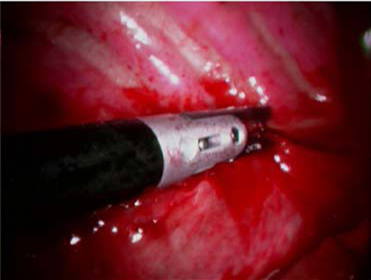
%> input picture Detection_and_correction_of_specular_reflections_Charles_Auguste_2007/imgs/1.bmp, 371 x 280 px
$ octave --eval "result = SpecularDetectionCharlesAuguste2007(imread('imgs/1.bmp'));"   (GNU Octave 9; MATLAB toolbox functions it lacks are replaced by stand-ins)
%> lines starting %> are read from the running program, lines starting %| are printed output that depends on the picture
function [specular_mask] = SpecularDetectionCharlesAuguste2007(img)

% Step 1: reflection enhancemnt
enhanced = reflection_enhance(im2double(img));
%> in reflection_enhance, `hsv = rgb2hsv(img);`: hsv: size 280x371x3 double; mean H, S, V 0.685, 0.77, 0.406
%> in reflection_enhance, `s = hsv(:,:,2);`:
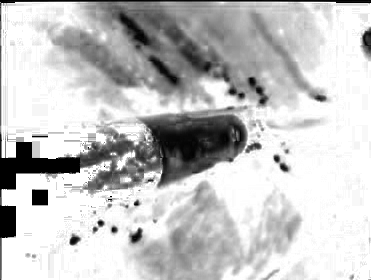
%> s: size 280x371 double; min 0, max 1, mean 0.77
%> in reflection_enhance, `enhanced = (1-s).*img;`: enhanced: size 280x371x3 double; mean H, S, V 0.12, 0.0671, 0.0778
enhanced = im2uint8(enhanced);
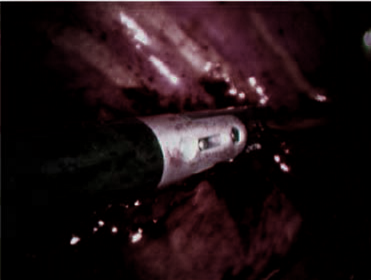
%> enhanced: size 280x371x3 uint8; mean R, G, B 30.7, 17.1, 19.8
enhanced_gray = rgb2gray(enhanced);
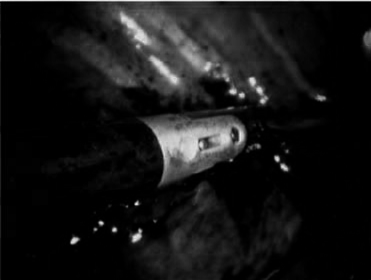
%> enhanced_gray: size 280x371 uint8; min 0, max 235, mean 21.5
figure;imshow([img enhanced]);
%> after `imshow([img enhanced])`:
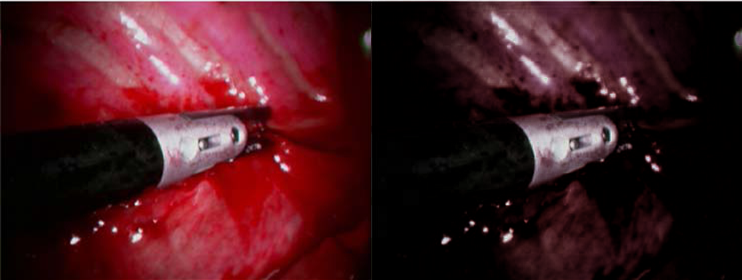
%> displayed picture: size 280x742x3, on the screen's scale of 0 to 255; mean R, G, B 67.1, 24.1, 29.7

% Step 2: histogram denoising
denoised_hist = histogram_denoise(enhanced_gray);
% [13 lines not run here, left out]
function [enhanced] = reflection_enhance(img)
    hsv = rgb2hsv(img);
    s = hsv(:,:,2);
    enhanced = (1-s).*img;
end

function [denoised_hist] = histogram_denoise(enhanced)
    % enhanced is a RGB image and it is double type

    [p, x] = imhist(enhanced);
%> p = 256 values, max 41116 at index 1, min 0 at index 237, mean 405.8; x = 256 values from 0 to 255

    lev = 8;
%> (the run ends here)

$ run again, on Detection_and_correction_of_specular_reflections_Charles_Auguste_2007/imgs/2.bmp
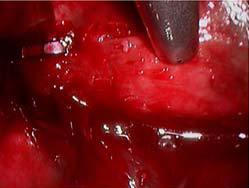
%> input picture Detection_and_correction_of_specular_reflections_Charles_Auguste_2007/imgs/2.bmp, 249 x 188 px
%> hsv: size 188x249x3 double; mean H, S, V 0.634, 0.868, 0.476
%> in SpecularDetectionCharlesAuguste2007, `enhanced_gray = rgb2gray(enhanced);`:
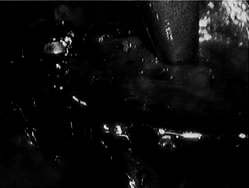
%> enhanced_gray: size 188x249 uint8; min 0, max 252, mean 12.9
%> in SpecularDetectionCharlesAuguste2007, `imshow([img enhanced])`:
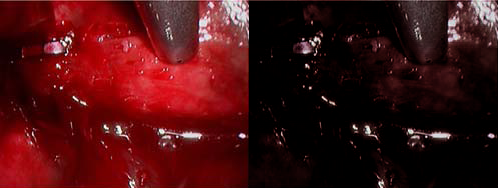
%> displayed picture: size 188x498x3, on the screen's scale of 0 to 255; mean R, G, B 70.6, 15.1, 16.8
%> p = 256 values, max 18919 at index 1, min 0 at index 234, mean 182.9; x = 256 values from 0 to 255

$ run again, on Detection_and_correction_of_specular_reflections_Charles_Auguste_2007/imgs/3.bmp
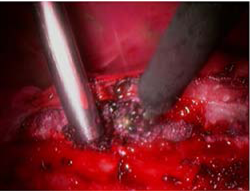
%> input picture Detection_and_correction_of_specular_reflections_Charles_Auguste_2007/imgs/3.bmp, 250 x 191 px
%> hsv: size 191x250x3 double; mean H, S, V 0.715, 0.735, 0.448
%> in SpecularDetectionCharlesAuguste2007, `enhanced_gray = rgb2gray(enhanced);`:
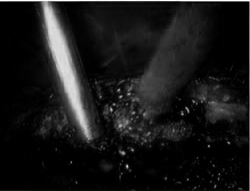
%> enhanced_gray: size 191x250 uint8; min 0, max 255, mean 24.2
%> in SpecularDetectionCharlesAuguste2007, `imshow([img enhanced])`:
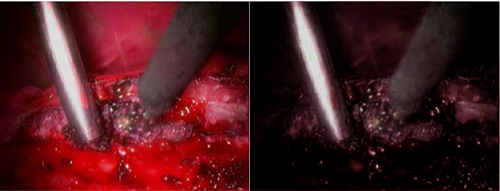
%> displayed picture: size 191x500x3, on the screen's scale of 0 to 255; mean R, G, B 74, 27.1, 31.1
%> p = 256 values, max 10347 at index 1, min 0 at index 225, mean 186.5; x = 256 values from 0 to 255

$ run again, on Detection_and_correction_of_specular_reflections_Charles_Auguste_2007/imgs/image-0001615.png
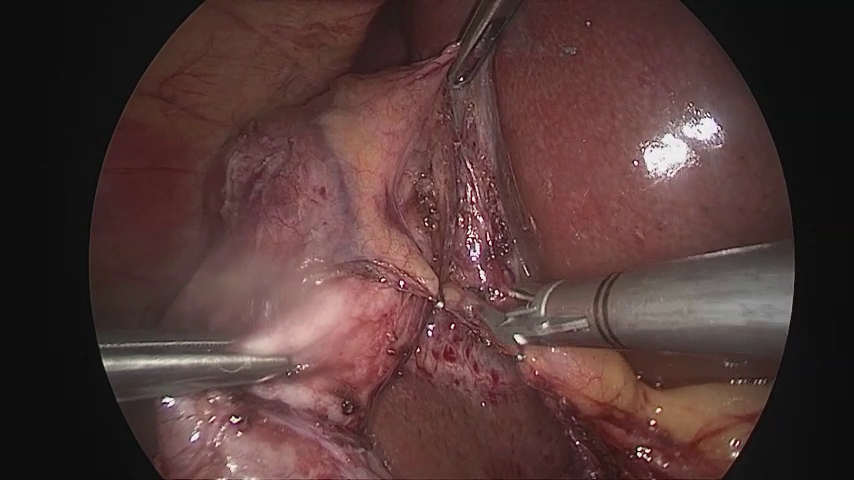
%> input picture Detection_and_correction_of_specular_reflections_Charles_Auguste_2007/imgs/image-0001615.png, 854 x 480 px
%> hsv: size 480x854x3 double; mean H, S, V 0.213, 0.283, 0.326
%> in SpecularDetectionCharlesAuguste2007, `enhanced_gray = rgb2gray(enhanced);`:
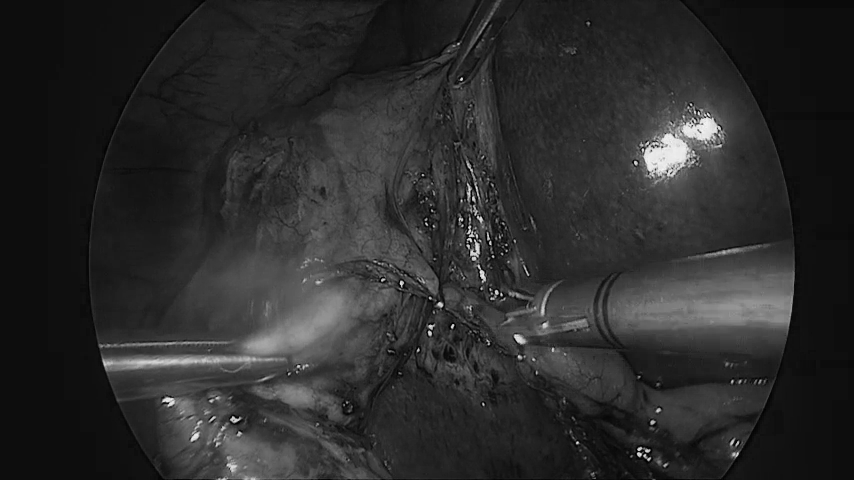
%> enhanced_gray: size 480x854 uint8; min 0, max 245, mean 43.7
%> in SpecularDetectionCharlesAuguste2007, `imshow([img enhanced])`:
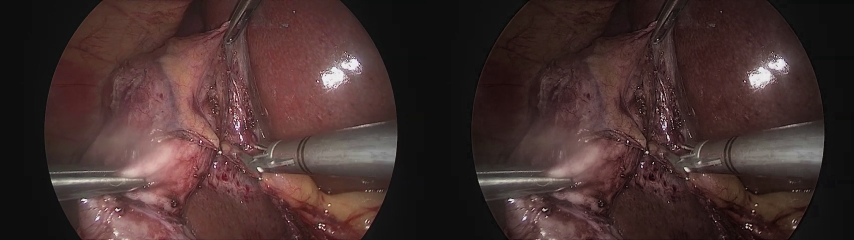
%> displayed picture: size 480x1708x3, on the screen's scale of 0 to 255 (shown at 1/2 size); mean R, G, B 68.9, 48.1, 46.8
%> p = 256 values, max 42871 at index 14, min 0 at index 247, mean 1601.2; x = 256 values from 0 to 255
